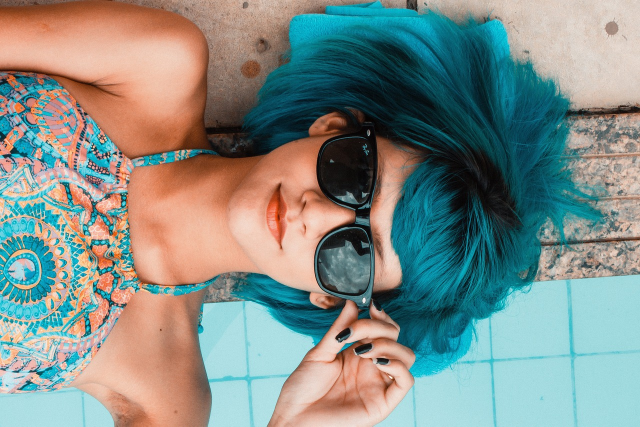
#> input picture images/sunglasses.png, 1280 x 853 px, found by its file name (shown at 1/2 size)
$ python 07.py
#> lines starting #> are read from the running program, lines starting #| are printed output that depends on the picture
import cv2

img1 = cv2.imread("/home/mahiroo/opencv_practice/images/sunglasses.png")
#> img1 is the input picture: shape (853, 1280, 3); mean B, G, R 136.3, 141.9, 130.5
img2 = cv2.imread("/home/mahiroo/opencv_practice/images/snowman.png")
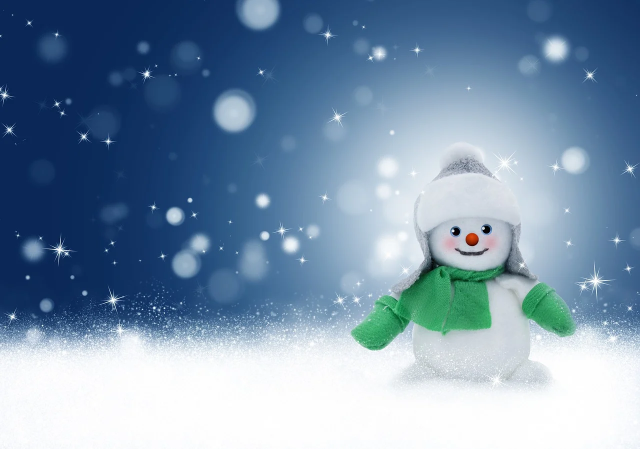
#> input picture images/snowman.png, 1280 x 898 px, found by its file name (shown at 1/2 size)
#> img2 is the input picture: shape (898, 1280, 3); mean B, G, R 172, 147.5, 122.2

img1_resize = cv2.resize(img1, (1280,853))
img2_resize = cv2.resize(img2, (1280,853))
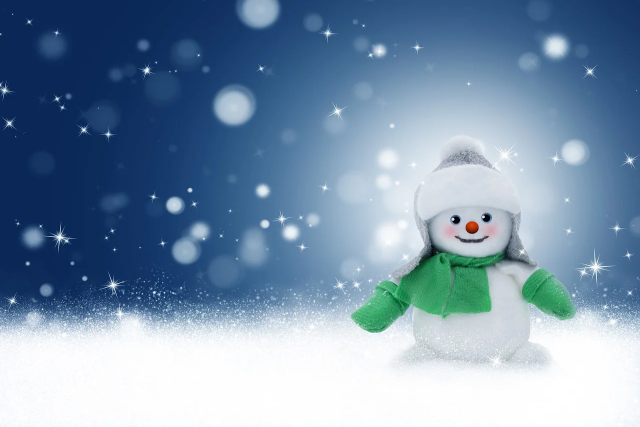
#> img2_resize: shape (853, 1280, 3) (shown at 1/2 size); mean B, G, R 172, 147.5, 122.2

img1_gray = cv2.cvtColor(img1_resize, cv2.COLOR_BGR2GRAY)
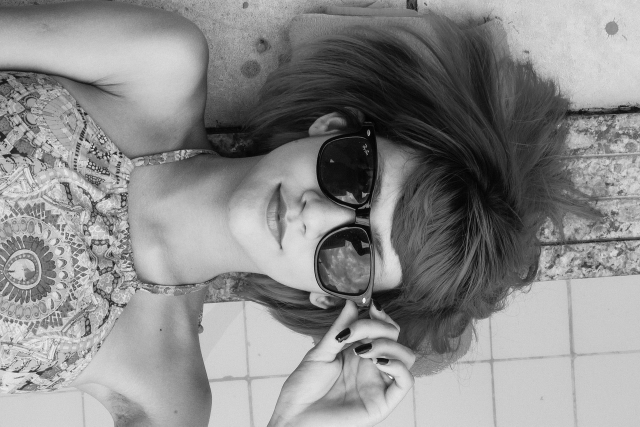
#> img1_gray: shape (853, 1280) (shown at 1/2 size); min 0, max 255, mean 137.9

#> (the run stopped early here; a loop or call above may not have finished)
